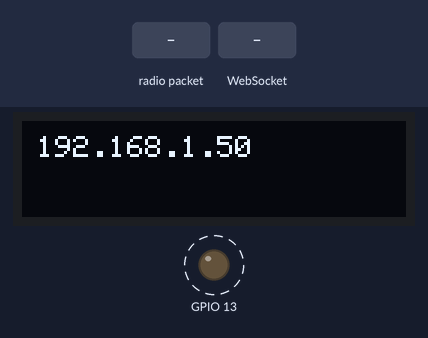
The sketch below on a simulated ESP32. Parts: 128×32 one-colour display, output pins drawn as LEDs (lit = HIGH). Dashed ring = blinking. The inputs (shaded band) are chosen by the test bench. WiFi joins after 1.5 s; servers stay silent unless stated; no radio packets arrive unless stated; not simulated (calls return 0 or success): credentials.h; what the sketch prints to the serial monitor is not drawn.

Above: at 2.9 s.
3.0 s: radio packet "1" arrives
At 4.5 s:
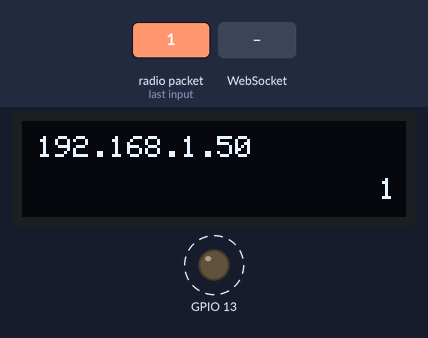
6.0 s: WebSocket text "1" received
Timing chart, 0 to 14.5 s (numbered marks = the images above; inputs shaded):
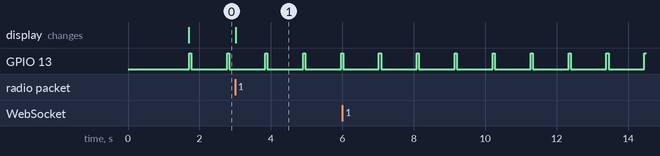

The sketch:

heltec_wifi_lora_oled.ino
```cpp
#include "credentials.h"

#include <gfxfont.h>
#include <Adafruit_GFX.h>
#include <Adafruit_SPITFT.h>
#include <Adafruit_SPITFT_Macros.h>


#include <WiFi.h>
 #include <SPI.h>
#include <LoRa.h>
#include <Wire.h>
#include <WebSocketsServer.h>
#include <Adafruit_SSD1306.h>

// Pin definetion of WIFI LoRa 32
// HelTec AutoMation 2017 support@heltec.cn
#define SCK     5    // GPIO5  -- SX127x's SCK
#define MISO    19   // GPIO19 -- SX127x's MISO
#define MOSI    27   // GPIO27 -- SX127x's MOSI
#define SS      18   // GPIO18 -- SX127x's CS
#define RST     14   // GPIO14 -- SX127x's RESET
#define DI00    26   // GPIO26 -- SX127x's IRQ(Interrupt Request)

#define SCREEN_WIDTH 128 // OLED display width, in pixels
#define SCREEN_HEIGHT 32 // OLED display height, in pixels
#define OLED_RESET     16
#define MARGIN 5

// Globals
WebSocketsServer webSocket = WebSocketsServer(80);
Adafruit_SSD1306 display(SCREEN_WIDTH, SCREEN_HEIGHT, &Wire, OLED_RESET);
unsigned long last_tx = 0;
byte last_tx_char = 0;

// Called when receiving any WebSocket message
void onWebSocketEvent(uint8_t num,
                      WStype_t type,
                      uint8_t * payload,
                      size_t length) {

  // Figure out the type of WebSocket event
  switch(type) {

    // Client has disconnected
    case WStype_DISCONNECTED:
      Serial.printf("[%u] Disconnected!\n", num);
      break;

    // New client has connected
    case WStype_CONNECTED:
      {
        IPAddress ip = webSocket.remoteIP(num);
        Serial.printf("[%u] Connection from ", num);
        Serial.println(ip.toString());
      }
      break;

    // Echo text message back to client
    case WStype_TEXT:
      Serial.printf("[%u] Text: %s\n", num, payload);
      webSocket.sendTXT(num, payload);
      break;

    // For everything else: do nothing
    case WStype_BIN:
    case WStype_ERROR:
    case WStype_FRAGMENT_TEXT_START:
    case WStype_FRAGMENT_BIN_START:
    case WStype_FRAGMENT:
    case WStype_FRAGMENT_FIN:
    default:
      break;
  }
}

void setup() {
  // initialize display
  display.begin(SSD1306_SWITCHCAPVCC, 0x3C);
  display.invertDisplay(false);
  delay(150);
  display.clearDisplay();

  pinMode(13, OUTPUT);
  digitalWrite(13, LOW);

  // Start Serial port
  Serial.begin(115200);

  // Connect to access point
  Serial.println("Connecting");
  WiFi.begin(ssid, password);
  unsigned long wifi_start = millis();
  while (( WiFi.status() != WL_CONNECTED ) && (millis() - wifi_start < 5000)) {
    delay(500);
    Serial.print(".");
  }

  if (WiFi.status() == WL_CONNECTED) {
    // Print our IP address
    Serial.println("Connected!");
    Serial.print("My IP address: ");
    Serial.println(WiFi.localIP());

    display.clearDisplay();
    display.setTextSize(1);             // Normal 1:1 pixel scale
    display.setTextColor(WHITE);        // Draw white text
    display.setCursor(MARGIN, MARGIN);             // Start at top-left corner
    display.println(WiFi.localIP());
    display.display();

    // Start WebSocket server and assign callback
    webSocket.begin();
    webSocket.onEvent(onWebSocketEvent);
  }

  SPI.begin(SCK,MISO,MOSI,SS);
  LoRa.setPins(SS,RST,DI00);

  if (!LoRa.begin(915000000))
  {
    Serial.println("LoRa startup failed!");
    display.clearDisplay();
    display.setTextSize(1);
    display.setTextColor(WHITE);
    display.setCursor(MARGIN, MARGIN);
    display.println("Starting LoRa failed!");
    display.display();
    while (1);
  }
  LoRa.enableCrc();
}

void loop() {

  // Look for and handle WebSocket data
  webSocket.loop();

  if ((millis() - last_tx) > 1000) {
    digitalWrite(13, HIGH);

    // send packet
    char c = (char) ((int) 'A') + last_tx_char;
    Serial.print("LoRa: sending ");
    Serial.println(c);

    LoRa.beginPacket();
    LoRa.print(c);
    LoRa.endPacket();

    last_tx = millis();
    last_tx_char = (last_tx_char + 1) % 26;

    digitalWrite(13, LOW);
  }

  // check for LoRa packet
  int packetSize = LoRa.parsePacket();
  if (packetSize) {
    // received a packet
    Serial.print("Received packet ");

    // read packet
    while (LoRa.available()) {
      char c = (char)LoRa.read();
      int rssi = LoRa.packetRssi();
      float snr = LoRa.packetSnr();

      String s = ((String) c) + "," + ((String) rssi) + "," + ((String) snr) + "\n";

      Serial.print(s);
      if (WiFi.status() == WL_CONNECTED) {
        webSocket.broadcastTXT(s.c_str());
      }

      display.clearDisplay();
      display.setTextSize(1);             // Normal 1:1 pixel scale
      display.setTextColor(WHITE);        // Draw white text
      display.setCursor(MARGIN,MARGIN);             // Start at top-left corner
      display.println(WiFi.localIP());
      display.setCursor(SCREEN_WIDTH - (4 + MARGIN), SCREEN_HEIGHT - (8 + MARGIN));             // Start at top-left corner
      display.println(c);
      display.display();
    }
  }
}
```

Measured:
- after the input at 3.0 s, the display: changes at once (image 1)
- by itself, GPIO 13: alternates HIGH for 0.06 s and LOW for 1.0 s
